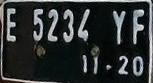
#> input picture 08 - UTS/Dataset/22-E-5234-YF-11-20_jpeg.rf.4e1ab567405d90ef53329797f1f6dab5.jpg, 153 x 83 px; its folder holds 4 pictures in this run
$ jupyter execute UTS_ML.ipynb
#> lines starting #> are read from the running program, lines starting #| are printed output that depends on the picture
# UTS - Pembelajaran Mesin

Nama : Andi Dwi P. <br>
NIM : 2141720046 <br>
Absen : 06 <br>
Kelas : TI-3F <br>

### Import Libraries

[cell 1]
# For Data Manipulation
import numpy as np
import os
import random

# For Visualization
import cv2
import matplotlib.pyplot as plt

# For Preprocessing
from sklearn.decomposition import PCA

# For Modelling
from sklearn.cluster import KMeans, MiniBatchKMeans

### Display the Images

[cell 2]
def show_images(images, titles, figsize=(15, 7)):
    plt.figure(figsize=figsize)
    for i in range(len(images)):
        plt.subplot(1, len(images), i+1)
        plt.imshow(images[i])
        plt.title(titles[i])
        plt.axis('off')
    plt.show()

### KMeans Modelling

[cell 3]
def kmeans_segmentation(image, k):
    # Jika citra berwarna
    if len(image.shape) == 3:
        pixels = image.reshape((-1, 3))
    # Jika citra grayscale
    elif len(image.shape) == 2:
        pixels = image.reshape((-1, 1))
    else:
        raise ValueError("Bentuk citra tidak didukung")

    kmeans = KMeans(n_clusters=k, n_init=100)
    kmeans.fit(pixels)

    # Gunakan dimensi citra asli
    segmented_image = kmeans.labels_.reshape(image.shape[:2])
    return segmented_image

### Read Image

[cell 4]
# Direktori dataset
dataset_dir = './Dataset/'

selected_images = [os.path.join(dataset_dir, file) for file in os.listdir(dataset_dir)]

### Print the Image

[cell 5]
# Muat dan tampilkan citra-citra yang dipilih sebelum segmentasi
original_images = [cv2.imread(img) for img in selected_images]
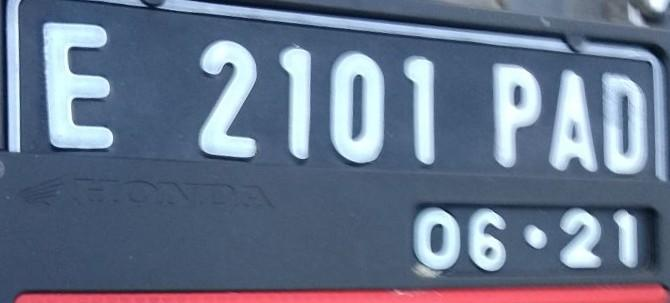
#> input picture 08 - UTS/Dataset/25-E-2101-PAD-06-21_jpeg.rf.fb688472f5ba9c0c445f9d9330f39508.jpg, 670 x 303 px
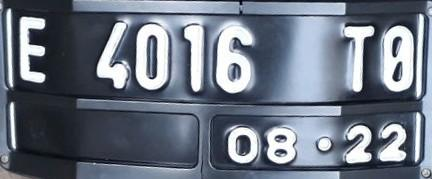
#> input picture 08 - UTS/Dataset/26-E-4016-TO-08-22_jpeg.rf.8c72fd54437debb496cef33f54cfd44a.jpg, 432 x 179 px
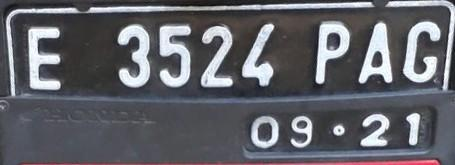
#> input picture 08 - UTS/Dataset/27-E-3524-PAG-09-21_jpeg.rf.e30aee9dd8939945334bd78eabb7501e.jpg, 455 x 165 px
#> original_images = 4 items

# Menampilkan citra asli dengan judul "Original" (dalam format RGB)
fig, axes = plt.subplots(1, len(original_images), figsize=(15, 5))
for ax, image in zip(axes, original_images):
    rgb_image = cv2.cvtColor(image, cv2.COLOR_BGR2RGB)
    ax.imshow(rgb_image)
    ax.set_title('Original')
    ax.axis('off')
#> this loop made 4 passes
plt.show()
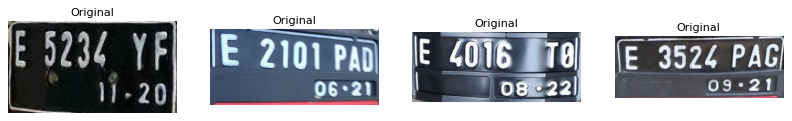
#> figure drawn by matplotlib, 4 panels

[cell 6]
# Pra-pemrosesan: Reduksi dimensi menggunakan PCA
pca = PCA(n_components=3)
reduced_images = [pca.fit_transform(img.reshape((-1, 3))).reshape(img.shape) for img in original_images]
#> reduced_images = 4 items

[cell 7]
segmented_images_pca = [kmeans_segmentation(img, 2) for img in reduced_images]
#> segmented_images_pca = 4 items

[cell 8]
show_images(segmented_images_pca,['PCA']*len(segmented_images_pca))
#> the loop in show_images, `for i in range(len(images)):` made 4 passes
#> in show_images, `plt.show()`:
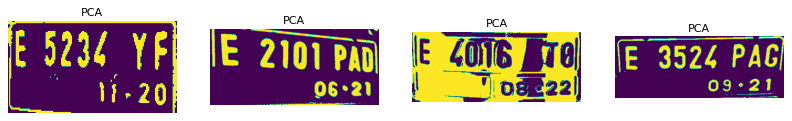
#> figure drawn by matplotlib, 4 panels
